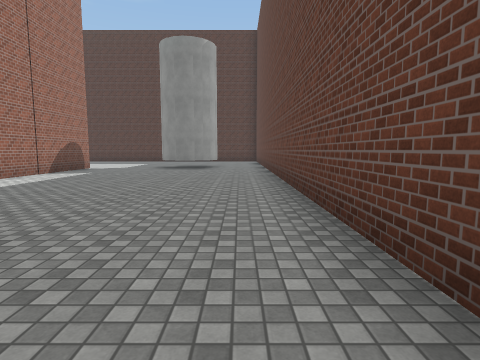
[1] (above)

24 first-person views from a walk through a Unity game level. The camera is 1.4 m above the floor, tilts 6° down and sees 80° across. The floor is counted in squares, 2 m on a side. Each view is taken from the middle of a square. On the plan, view 1 faces up. The plan holds only what a view shows up to about 10 squares ahead; the rest is blank. The place goes on beyond the plan. The player is left out. Surface patterns are stand-ins for the level's own textures.

[2]
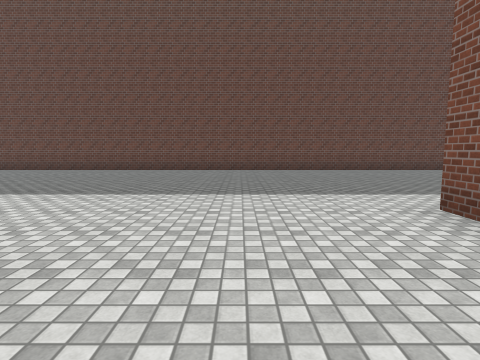

[3]
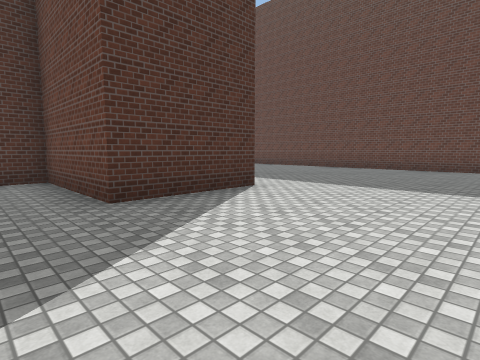

[4]
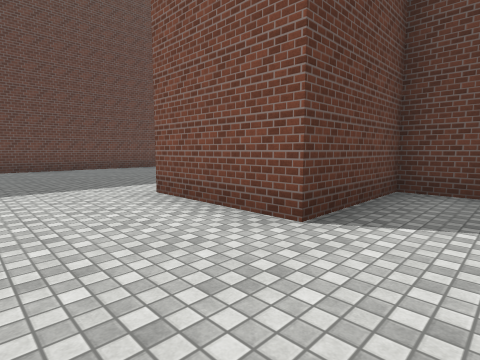

[5]
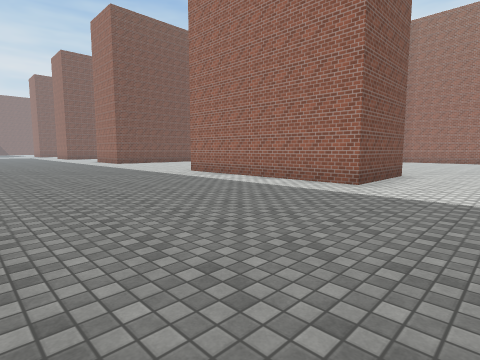

[6]
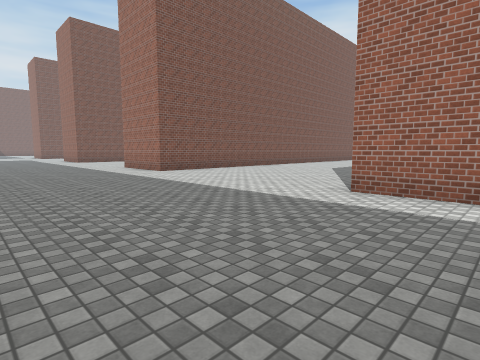

[7]
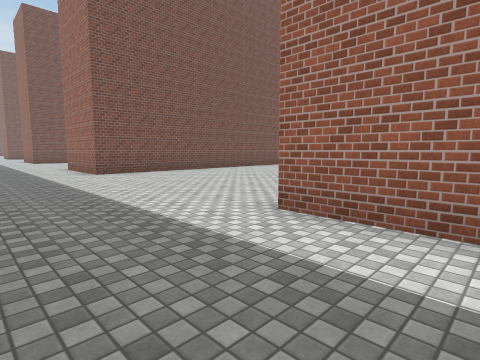

[8]
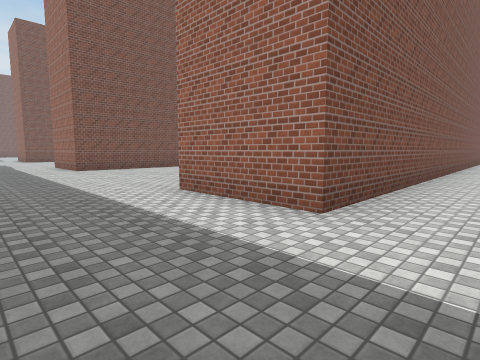

[9]
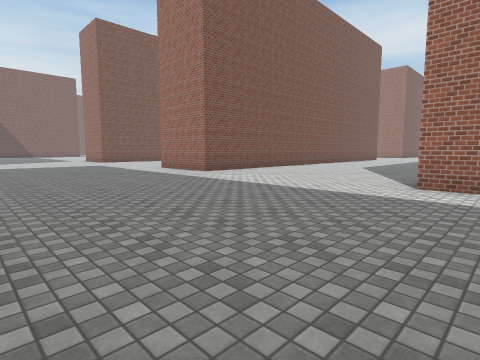

[10]
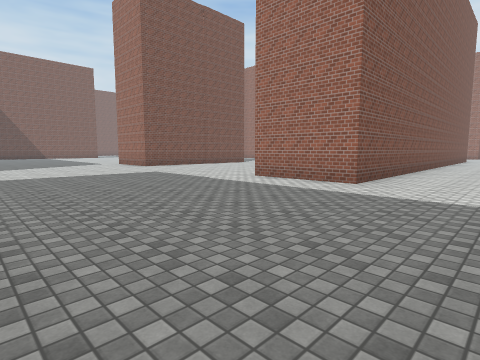

[11]
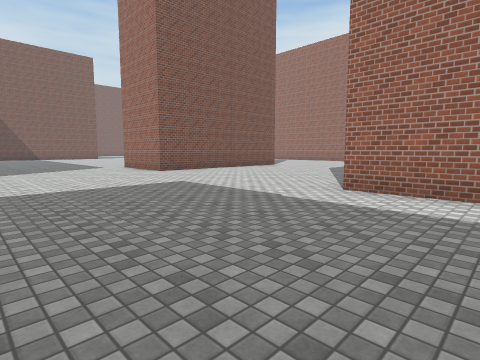

[12]
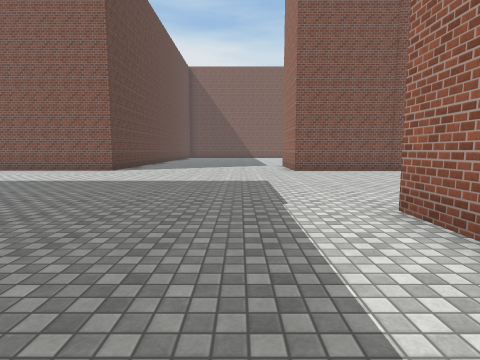

[13]
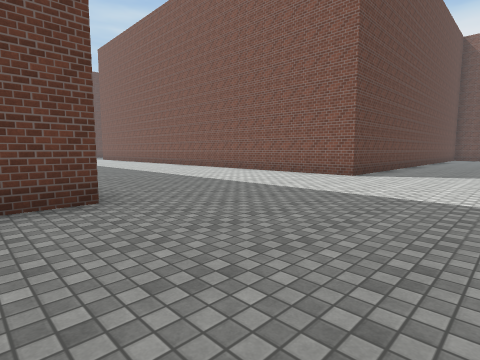

[14]
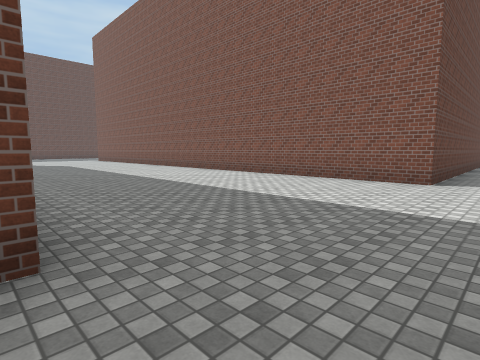

[15]
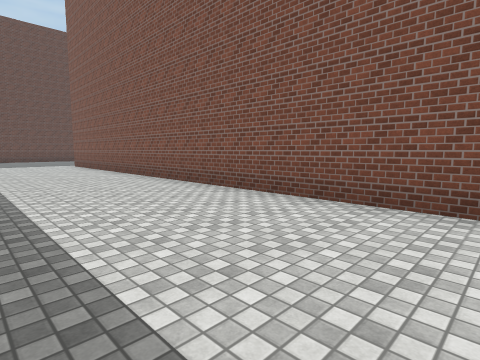

[16]
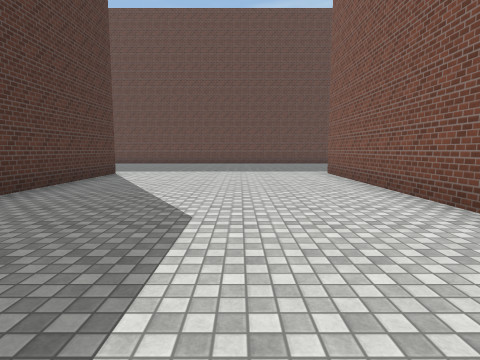

[17]
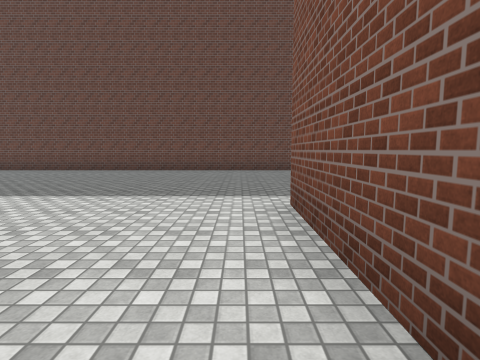

[18]
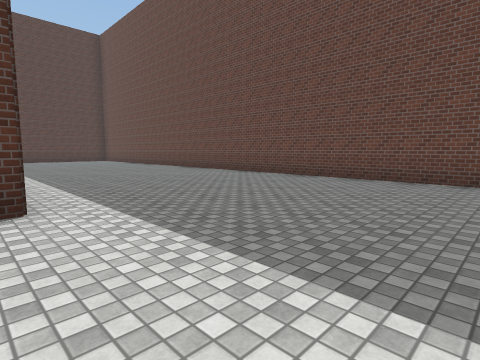

[19]
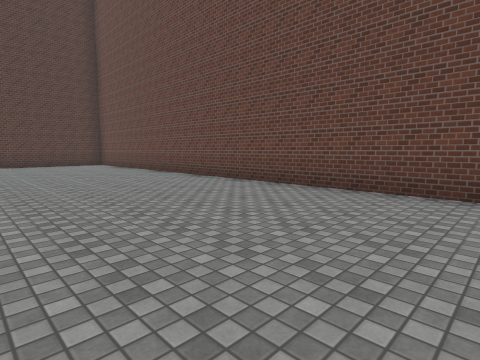

[20]
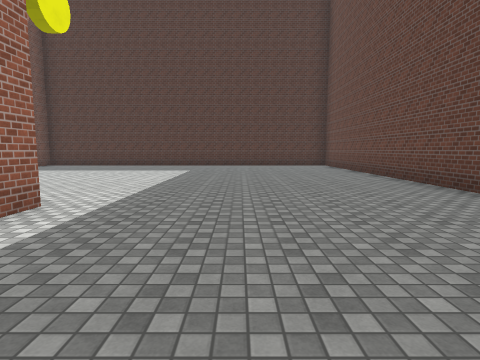

[21]
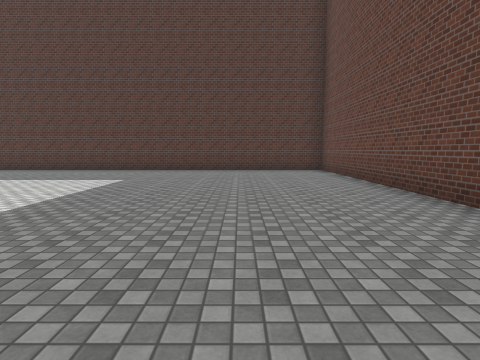

[22]
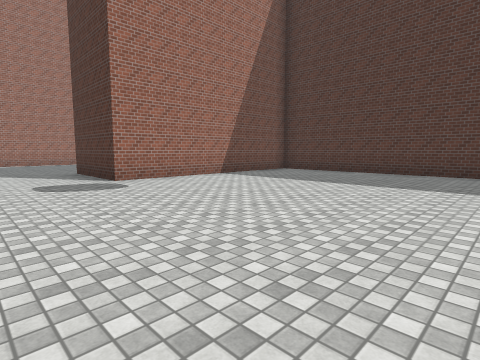

[23]
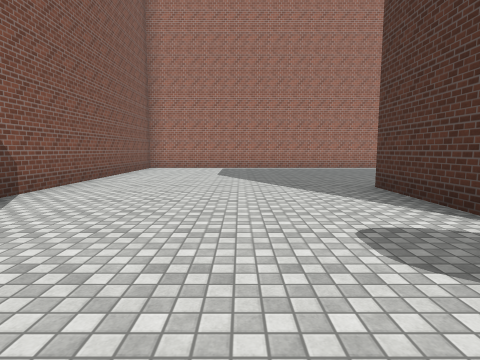

[24]
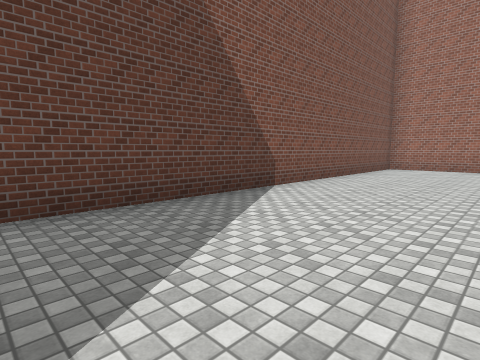

### Floor plan
Points are (right, up) in squares from view 1. A wall is a line through its corners. A room is listed if a view was taken in it or the views show most of it. See-through windows are left out.
Room 1 (views 1, 2, 3, 4, 5, 6, 7, 8, 9, 10, 11, 12, 13, 14, 15, 16, 17, 18, 19, 20, 21, 22, 23, 24)
walls: (3.8, -19.9) (3.8, -22.1); (4.2, -22.5) (14.8, -22.5); (1, -25.4) (1, -24.2); (12.5, -11.2) (12.5, -16.4) (9.6, -16.4); (1, -6.1) (1, 9.9); (18.5, -19.4) (18.5, -20.1); (-10.5, -13.5) (-5.8, -13.5) (-5.8, -16.4); (18.6, -25.3) (14.2, -25.3); (-10.5, -22.5) (-5.8, -22.5) (-5.8, -25.4); (-9.6, -4.2) (-8.5, -4.2) (-8.5, -1.3) (-5.8, -1.3) (-5.8, -7.1); (0.3, -36.5) (0.3, -31.6) (18.6, -31.6); (-9.5, -31.6) (-5.8, -31.6) (-5.8, -32.4); (-5.8, 4.8) (-8.5, 4.8) (-8.5, 8.2) (-9.4, 8.2); (24.9, -32.9) (24.9, -10.1) (13.6, -10.1); (-5.8, 10.1) (-5.8, 6.9)

Positions as (right, up) in squares from view 1, and headings:
1: (0, 0), facing up
2: (-9, 1), facing right
3: (-10, 1), facing up-right
4: (-10, 1), facing down-right
5: (0, 1), facing down-left
6: (-1, -5), facing down-left
7: (-3, -5), facing down-left
8: (-3, -12), facing down-left
9: (0, -15), facing down-left
10: (0, -20), facing down-left
11: (-1, -23), facing down-left
12: (-4, -22), facing down
13: (-3, -24), facing down-right
14: (-1, -25), facing down-right
15: (5, -28), facing down-right
16: (10, -29), facing right
17: (15, -31), facing right
18: (18, -29), facing up-right
19: (20, -24), facing up-right
20: (21, -23), facing up
21: (22, -20), facing up
22: (19, -19), facing up-left
23: (15, -19), facing left
24: (15, -19), facing down-left
